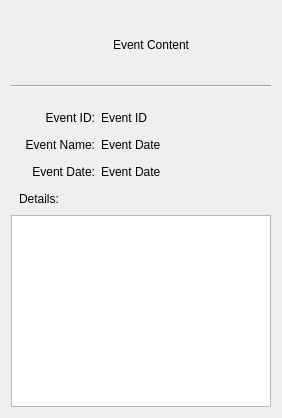
        <widget class="QWidget" name="page_expand_event">
         <layout class="QVBoxLayout" name="verticalLayout_19">
          <item>
           <widget class="QWidget" name="widget_right_menu_expand_table_container_3" native="true">
            <property name="styleSheet">
             <string notr="true">QPushButton {
	background-color: transparent;
	border: none;
}

QPushButton::hover {
	border: 1px solid #44fda2;
}

QPushButton::pressed {
	border: 1px solid #808080;
}</string>
            </property>
            <layout class="QHBoxLayout" name="horizontalLayout_31">
             <item>
              <widget class="QLabel" name="lbl_right_menu_event_content_header_icon">
               <property name="minimumSize">
                <size>
                 <width>50</width>
                 <height>50</height>
                </size>
               </property>
               <property name="maximumSize">
                <size>
                 <width>50</width>
                 <height>50</height>
                </size>
               </property>
               <property name="text">
                <string/>
               </property>
               <property name="pixmap">
                <pixmap resource="../icons_source.qrc">:/newSource/icons/event_green.png</pixmap>
               </property>
               <property name="scaledContents">
                <bool>true</bool>
               </property>
              </widget>
             </item>
             <item>
              <widget class="QLabel" name="lbl_right_menu_event_content_header">
               <property name="minimumSize">
                <size>
                 <width>150</width>
                 <height>50</height>
                </size>
               </property>
               <property name="maximumSize">
                <size>
                 <width>16777215</width>
                 <height>50</height>
                </size>
               </property>
               <property name="text">
                <string>Event Content</string>
               </property>
               <property name="alignment">
                <set>Qt::AlignCenter</set>
               </property>
              </widget>
             </item>
             <item>
              <widget class="QPushButton" name="btn_right_menu_close_event_content">
               <property name="minimumSize">
                <size>
                 <width>30</width>
                 <height>30</height>
                </size>
               </property>
               <property name="maximumSize">
                <size>
                 <width>30</width>
                 <height>30</height>
                </size>
               </property>
               <property name="cursor">
                <cursorShape>PointingHandCursor</cursorShape>
               </property>
               <property name="toolTip">
                <string>Close</string>
               </property>
               <property name="text">
                <string/>
               </property>
               <property name="icon">
                <iconset resource="../icons_source.qrc">
                 <normaloff>:/newSource/icons/close_2.png</normaloff>:/newSource/icons/close_2.png</iconset>
               </property>
               <property name="iconSize">
                <size>
                 <width>20</width>
                 <height>20</height>
                </size>
               </property>
              </widget>
             </item>
            </layout>
           </widget>
          </item>
          <item>
           <widget class="Line" name="line_right_menu_expand_table_3">
            <property name="minimumSize">
             <size>
              <width>240</width>
              <height>3</height>
             </size>
            </property>
            <property name="maximumSize">
             <size>
              <width>16777215</width>
              <height>3</height>
             </size>
            </property>
            <property name="frameShadow">
             <enum>QFrame::Sunken</enum>
            </property>
            <property name="lineWidth">
             <number>1</number>
            </property>
            <property name="orientation">
             <enum>Qt::Horizontal</enum>
            </property>
           </widget>
          </item>
          <item>
           <spacer name="verticalSpacer_right_menu_fixed_3">
            <property name="orientation">
             <enum>Qt::Vertical</enum>
            </property>
            <property name="sizeType">
             <enum>QSizePolicy::Fixed</enum>
            </property>
            <property name="sizeHint" stdset="0">
             <size>
              <width>20</width>
              <height>13</height>
             </size>
            </property>
           </spacer>
          </item>
          <item>
           <layout class="QHBoxLayout" name="horizontalLayout_34">
            <item>
             <widget class="QLabel" name="lbl_expand_message_from_2">
              <property name="minimumSize">
               <size>
                <width>84</width>
                <height>21</height>
               </size>
              </property>
              <property name="maximumSize">
               <size>
                <width>84</width>
                <height>21</height>
               </size>
              </property>
              <property name="text">
               <string>Event ID:</string>
              </property>
              <property name="alignment">
               <set>Qt::AlignRight|Qt::AlignTrailing|Qt::AlignVCenter</set>
              </property>
             </widget>
            </item>
            <item>
             <widget class="QLabel" name="lbl_expand_message_from_content_2">
              <property name="minimumSize">
               <size>
                <width>91</width>
                <height>21</height>
               </size>
              </property>
              <property name="maximumSize">
               <size>
                <width>16777215</width>
                <height>21</height>
               </size>
              </property>
              <property name="text">
               <string>Event ID</string>
              </property>
             </widget>
            </item>
           </layout>
          </item>
          <item>
           <layout class="QHBoxLayout" name="horizontalLayout_35">
            <item>
             <widget class="QLabel" name="lbl_expand_message_message_date_3">
              <property name="minimumSize">
               <size>
                <width>84</width>
                <height>21</height>
               </size>
              </property>
              <property name="maximumSize">
               <size>
                <width>84</width>
                <height>21</height>
               </size>
              </property>
              <property name="text">
               <string>Event Name:</string>
              </property>
              <property name="alignment">
               <set>Qt::AlignRight|Qt::AlignTrailing|Qt::AlignVCenter</set>
              </property>
             </widget>
            </item>
            <item>
             <widget class="QLabel" name="lbl_expand_message_message_date_content_3">
              <property name="minimumSize">
               <size>
                <width>91</width>
                <height>21</height>
               </size>
              </property>
              <property name="maximumSize">
               <size>
                <width>16777215</width>
                <height>21</height>
               </size>
              </property>
              <property name="text">
               <string>Event Date</string>
              </property>
             </widget>
            </item>
           </layout>
          </item>
          <item>
           <layout class="QHBoxLayout" name="horizontalLayout_33">
            <item>
             <widget class="QLabel" name="lbl_expand_message_message_date_2">
              <property name="minimumSize">
               <size>
                <width>84</width>
                <height>21</height>
               </size>
              </property>
              <property name="maximumSize">
               <size>
                <width>84</width>
                <height>21</height>
               </size>
              </property>
              <property name="text">
               <string>Event Date:</string>
              </property>
              <property name="alignment">
               <set>Qt::AlignRight|Qt::AlignTrailing|Qt::AlignVCenter</set>
              </property>
             </widget>
            </item>
            <item>
             <widget class="QLabel" name="lbl_expand_message_message_date_content_2">
              <property name="minimumSize">
               <size>
                <width>91</width>
                <height>21</height>
               </size>
              </property>
              <property name="maximumSize">
               <size>
                <width>16777215</width>
                <height>21</height>
               </size>
              </property>
              <property name="text">
               <string>Event Date</string>
              </property>
             </widget>
            </item>
           </layout>
          </item>
          <item>
           <widget class="QLabel" name="label_3">
            <property name="minimumSize">
             <size>
              <width>47</width>
              <height>21</height>
             </size>
            </property>
            <property name="maximumSize">
             <size>
              <width>16777215</width>
              <height>21</height>
             </size>
            </property>
            <property name="text">
             <string>Details:</string>
            </property>
            <property name="indent">
             <number>8</number>
            </property>
           </widget>
          </item>
          <item>
           <widget class="QTextEdit" name="textEdit_expand_event">
            <property name="readOnly">
             <bool>true</bool>
            </property>
           </widget>
          </item>
         </layout>
        </widget>
